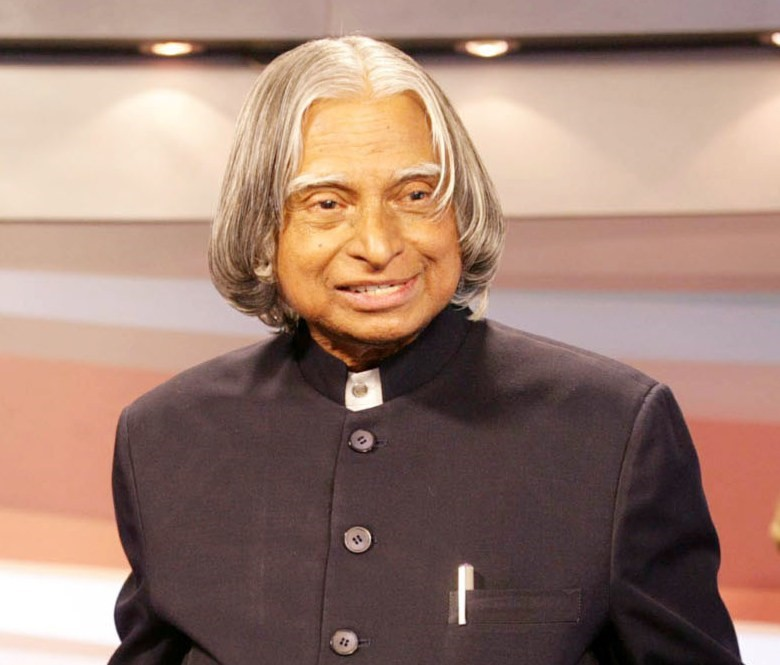
#> input picture Data/ML_Proj/apj/apj3.jpg, 780 x 665 px, given in place of ks1.jpg, which was not available
$ jupyter execute --allow-errors eigen-face.ipynb   (text cells are left out)
#> lines starting #> are read from the running program, lines starting #| are printed output that depends on the picture; after the words box and inside, x2 and y2 are one past the last pixel; in counts of white or black regions, pixels touching at a corner belong together; pictures that were not available may be replaced by others from this repository, and a replacement may not be noted
[cell 1]
import cv2
import numpy as np
import pandas as pd
import matplotlib.pyplot as plt
import seaborn as sns
from sklearn.model_selection import train_test_split
from sklearn.model_selection import GridSearchCV
from sklearn.decomposition import PCA
from sklearn.neighbors import KNeighborsClassifier
from sklearn.preprocessing import StandardScaler

[cell 2]
# load the image from disk via "cv2.imread" and then grab the spatial
# dimensions, including width, height, and number of channels
image = cv2.imread('Data/ML_Proj/ks/ks1.jpg')
#> image is the input picture: shape (665, 780, 3); mean B, G, R 113.8, 126.3, 156.6
(h, w, c) = image.shape[:3]
#> h = 665; w = 780; c = 3
plt.imshow(image)
plt.show()
print("width: {} pixels".format(w))
#| width: 780 pixels
print("height: {}  pixels".format(h))
#| height: 665  pixels
print("channels: {}".format(c))
#| channels: 3

[cell 3]
ColorImg = cv2.cvtColor(image, cv2.COLOR_BGR2RGB)
plt.imshow(ColorImg)
plt.show()
(h, w, c) = ColorImg.shape[:3]
print("width: {} pixels".format(w))
#| width: 780 pixels
print("height: {}  pixels".format(h))
#| height: 665  pixels
print("channels: {}".format(c))
#| channels: 3

[cell 4]
face_cascade = cv2.CascadeClassifier(cv2.data.haarcascades + 'haarcascade_frontalface_default.xml')
eye_cascade = cv2.CascadeClassifier(cv2.data.haarcascades + 'haarcascade_eye.xml')

[cell 5]
# Detect faces
faces = face_cascade.detectMultiScale(image,1.1, 5)
#> faces = [[263, 118, 213, 213]]
print(faces)
#| [[263 118 213 213]]
# Draw rectangle around the faces
for (x, y, w, h) in faces:
    cv2.rectangle(image, (x, y), (x + w, y + h), (255, 0, 0), 2)
    roi_gray = ColorImg[y:y+h, x:x+w]
    roi_color = image[y:y+h, x:x+w]
    eyes = eye_cascade.detectMultiScale(roi_gray)
    for (ex,ey,ew,eh) in eyes:
            cv2.rectangle(roi_color,(ex,ey),(ex+ew,ey+eh),(0,255,0),2)
#> this loop made 1 pass
#> (x, y, w, h, eyes) on pass 1: (263, 118, 213, 213, [[109, 37, 81, 81]])
#> pass 1, `roi_gray = ColorImg[y:y+h, x:x+w]`:
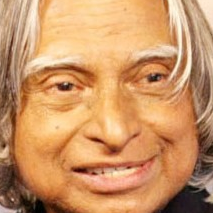
#> roi_gray: shape (213, 213, 3); mean R, G, B 203.4, 148.7, 101.6
#> pass 1, `roi_color = image[y:y+h, x:x+w]`:
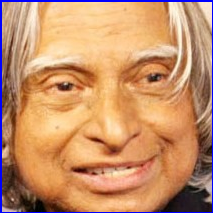
#> roi_color: shape (213, 213, 3); mean B, G, R 105.7, 144.8, 198.5
#> after the loop:
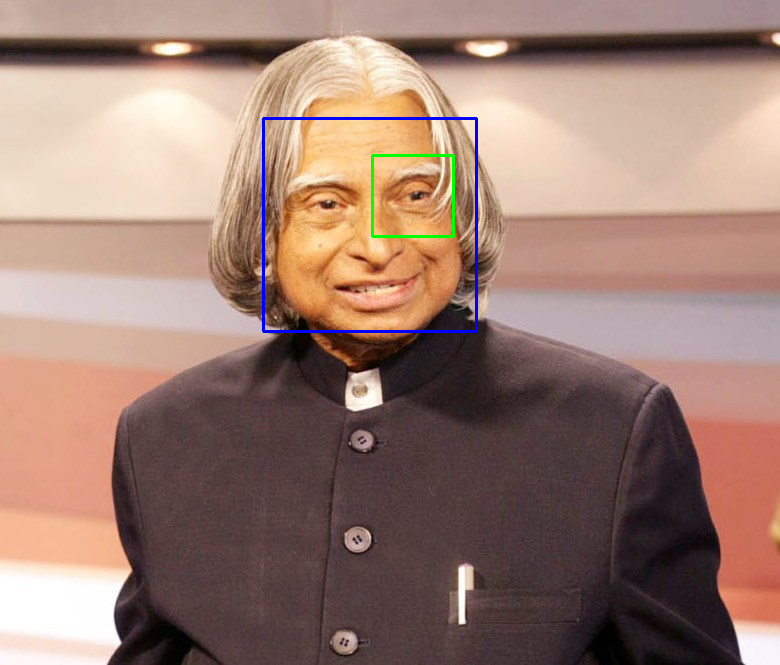
#> image: shape (665, 780, 3); 0.68% of pixels changed, all inside (x1, y1, x2, y2) = (262, 117, 478, 333)
#> after the loop:
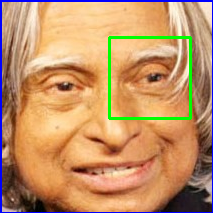
#> roi_color: shape (213, 213, 3); 2.13% of pixels changed, all inside (x1, y1, x2, y2) = (108, 36, 192, 120)

print(ColorImg.shape)
#| (665, 780, 3)
#> the loop `for (x, y, w, h) in faces:` made 1 pass
#> `stretch_near = cv2.resize(cropped_image, (64, 64),interpolation = cv2...`:
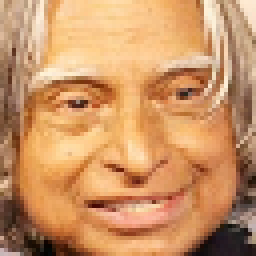
#> stretch_near: shape (64, 64, 3) (shown 4 times larger); mean R, G, B 203.4, 148.6, 101.5
#> `gray = cv2.cvtColor(stretch_near, cv2.COLOR_RGB2GRAY)`:
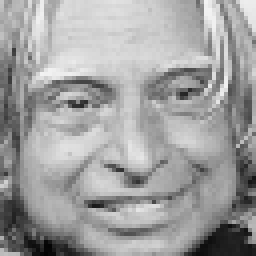
#> gray: shape (64, 64) (shown 4 times larger); min 3, max 243, mean 159.6
#> `flat_arr = arr.flatten()`: flat_arr = 4096 values, max 243 at index 51, min 3 at index 4043, mean 159.6
#> the loop `for item in arr:` made 64 passes
#> after the loop `for item in arr:`: LI = 64 items
plt.imshow(ColorImg)
plt.show()

[cell 6]
Names = ['ks','vk','cbn','chad','rdj','pv','j','jb','ntr','zk','rt','r','apj','sp']

[cell 7]
DF = pd.DataFrame()
Images = []
k = 0
#> (the rest of this cell did not finish here and is left out)

[cell 8]
DF

[cell 9]
li = []
#> li = []
for i in range(14):
    for j in range(15):
        li.append(i)
#> after the loop, li = 210 values from 0 to 13
Y = pd.DataFrame(li)
#> Y = table of 210 rows and 1 columns

$ run again, on Data/ML_Proj/pv/pv7.jpg
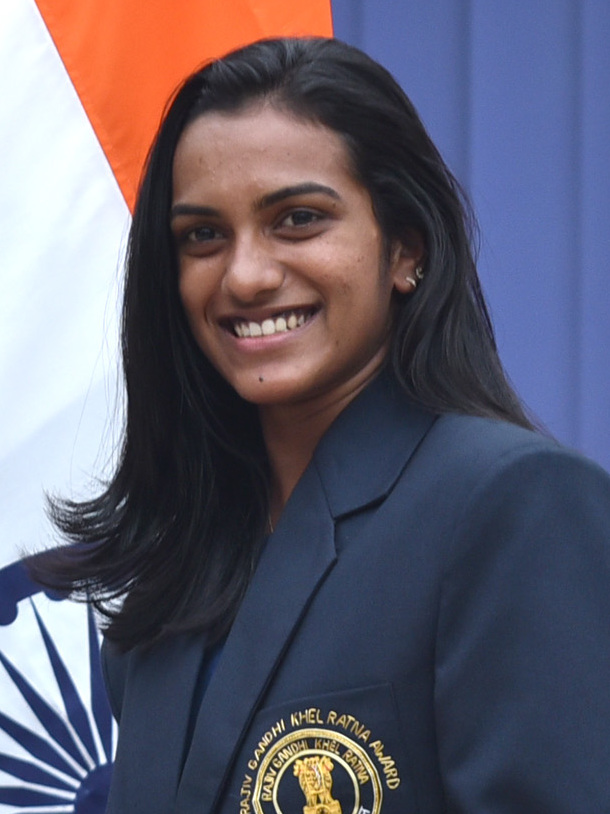
#> input picture Data/ML_Proj/pv/pv7.jpg, 610 x 814 px, given in place of ks1.jpg, which was not available
#> image is the input picture: shape (814, 610, 3); mean B, G, R 110.1, 95.1, 98.7
#| width: 610 pixels
#| height: 814  pixels
#| channels: 3
#| width: 610 pixels
#| height: 814  pixels
#| channels: 3
#> faces = [[127, 120, 266, 266]]
#| [[127 120 266 266]]
#> the loop `for (x, y, w, h) in faces:` made 1 pass
#> (x, y, w, h, eyes) on pass 1: (127, 120, 266, 266, [[53, 93, 42, 42], [131, 69, 61, 61]])
#> after the loop `for (x, y, w, h) in faces:`:
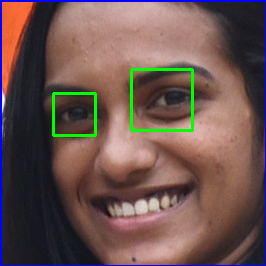
#> roi_color: shape (266, 266, 3); mean B, G, R 79.6, 84.1, 107.9
#| (814, 610, 3)
#> `gray = cv2.cvtColor(stretch_near, cv2.COLOR_RGB2GRAY)`:
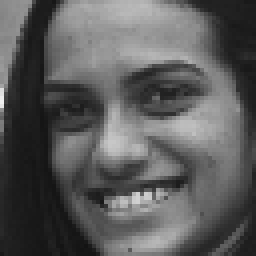
#> gray: shape (64, 64) (shown 4 times larger); min 19, max 239, mean 90.8
#> flat_arr = 4096 values, max 239 at index 1600, min 19 at index 3925, mean 90.76
#> the loop `for item in arr:` made 64 passes
#> after the loop `for item in arr:`: LI = 64 items
#> `li = []`: li = []
#> after the loop `for i in range(14):`: li = 210 values from 0 to 13
#> Y = table of 210 rows and 1 columns

$ run again, on Data/ML_Proj/r/r2.jpg
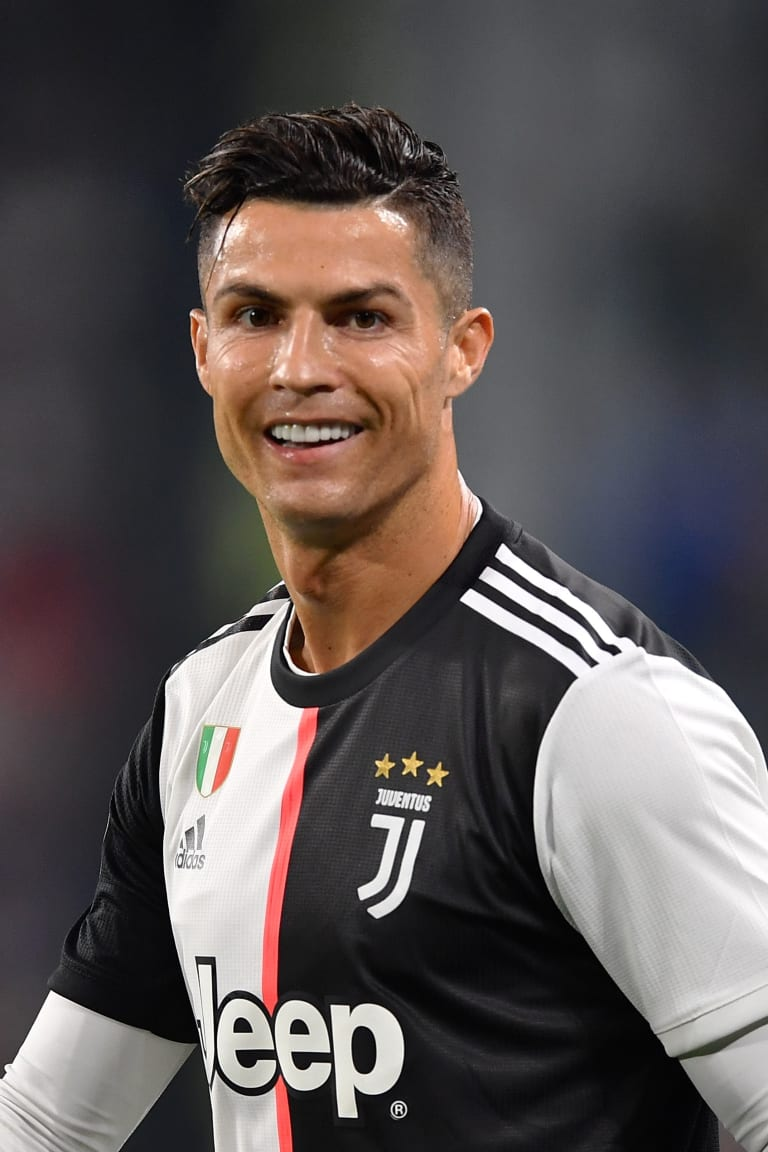
#> input picture Data/ML_Proj/r/r2.jpg, 768 x 1152 px, given in place of ks1.jpg, which was not available
#> image is the input picture: shape (1152, 768, 3); mean B, G, R 84.8, 85.4, 93
#| width: 768 pixels
#| height: 1152  pixels
#| channels: 3
#| width: 768 pixels
#| height: 1152  pixels
#| channels: 3
#> faces = [[141, 194, 318, 318]]
#| [[141 194 318 318]]
#> the loop `for (x, y, w, h) in faces:` made 1 pass
#> after the loop `for (x, y, w, h) in faces:`:
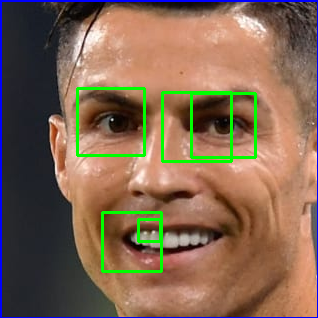
#> roi_color: shape (318, 318, 3); mean B, G, R 82, 103.1, 129.3
#| (1152, 768, 3)
#> `gray = cv2.cvtColor(stretch_near, cv2.COLOR_RGB2GRAY)`:
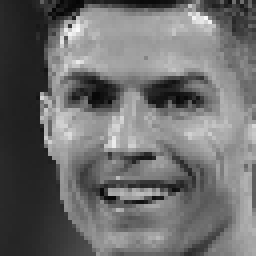
#> gray: shape (64, 64) (shown 4 times larger); min 5, max 250, mean 108.4
#> flat_arr = 4096 values, max 250 at index 467, min 5 at index 19, mean 108.4
#> the loop `for item in arr:` made 64 passes
#> after the loop `for item in arr:`: LI = 64 items
#> `li = []`: li = []
#> after the loop `for i in range(14):`: li = 210 values from 0 to 13
#> Y = table of 210 rows and 1 columns
